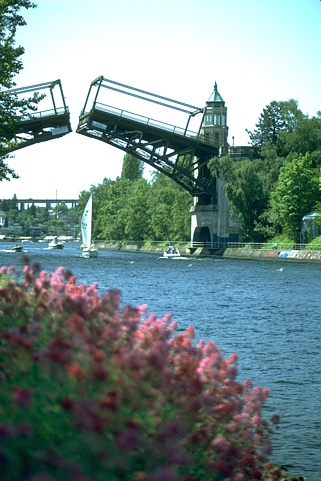
#> input picture 22093.jpg, 321 x 481 px
$ python regionsplitrecursive.py
#> lines starting #> are read from the running program, lines starting #| are printed output that depends on the picture; after the words box and inside, x2 and y2 are one past the last pixel; in counts of white or black regions, pixels touching at a corner belong together
from PIL import Image
import numpy as np
import statistics as stat
import math
import sys
from eval import region_based_eval

def regionSplitAndMerge(image, threshold):
    imageGrey = image.convert(mode='L')
    img = np.array(imageGrey).astype("int")
    blank = np.empty(img.shape)
    splitMergeSeg = splitAndMerge(img, blank, np.empty(img.shape), threshold)
    #splitSeg = split(img, np.empty(img.shape), threshold)
    return splitMergeSeg

def splitAndMerge(img, blank, edges, threshold):
    tL = img[:img.shape[0]//2, :img.shape[1]//2]
    tR = img[:img.shape[0]//2, img.shape[1]//2:]
    bL = img[img.shape[0]//2:, :img.shape[1]//2]
    bR = img[img.shape[0]//2:, img.shape[1]//2:]
    if flatTest(tL, threshold) and flatTest(tR, threshold) and flatTest(bL, threshold) and flatTest(bR, threshold):
    #if flatTest(img, threshold):
        x,y = img.shape
        avgVal = np.mean(img)
        for i in range(x):
            for j in range(y):
                blank[i][j] = avgVal
                if i == 0 or j == 0:
                    edges[i][j] = 120
    else:
        bHeight = blank.shape[1]
        bWidth = blank.shape[0]
        splitAndMerge(tL, blank[:bWidth//2, :bHeight//2], edges[:bWidth//2, :bHeight//2], threshold)
        splitAndMerge(tR, blank[:bWidth//2, bHeight//2:], edges[:bWidth//2, bHeight//2:], threshold)
        splitAndMerge(bL, blank[bWidth//2:, :bHeight//2], edges[bWidth//2:, :bHeight//2], threshold)
        splitAndMerge(bR, blank[bWidth//2:, bHeight//2:], edges[bWidth//2:, bHeight//2:], threshold)
        if flatTest(np.concatenate([tL, tR], axis=1), threshold):
            blank[:bWidth//2, :bHeight//2] = np.full(tL.shape, np.mean(np.concatenate([tL, tR], axis=1)))
            blank[:bWidth//2, bHeight//2:] = np.full(tR.shape, np.mean(np.concatenate([tL, tR], axis=1)))
            eraseEdge(edges, ((bWidth//2, 0), (bWidth//2, bHeight//2)), axis=1)
        if flatTest(np.concatenate([bL, bR], axis=1), threshold):
            blank[bWidth//2:, :bHeight//2] = np.full(bL.shape, np.mean(np.concatenate([bL, bR], axis=1)))
            blank[bWidth//2:, bHeight//2:] = np.full(bR.shape, np.mean(np.concatenate([bL, bR], axis=1)))
            eraseEdge(edges, ((bWidth//2, bHeight//2), (bWidth//2, bHeight)), axis=1)
        if flatTest(np.concatenate([tR, bR], axis=0), threshold):
            blank[:bWidth//2, bHeight//2:] = np.full(tR.shape, np.mean(np.concatenate([tR, bR], axis=0)))
            blank[bWidth//2:, bHeight//2:] = np.full(bR.shape, np.mean(np.concatenate([tR, bR], axis=0)))
            eraseEdge(edges, ((bWidth//2, bHeight//2), (bWidth, bHeight//2)), axis=0)
        if flatTest(np.concatenate([tL, bL], axis=0), threshold):
            blank[:bWidth//2, :bHeight//2] = np.full(tL.shape, np.mean(np.concatenate([tL, bL], axis=0)))
            blank[bWidth//2:, :bHeight//2] = np.full(bL.shape, np.mean(np.concatenate([tL, bL], axis=0)))
            eraseEdge(edges, ((0, bHeight//2), (bWidth//2, bHeight//2)), axis=0)
    return (blank, edges)


def flatTest(array, threshold):
    x, y = array.shape
    mean = []
    threshold = threshold #/ ((x * y) / 2)
    for j in range(x):
        for k in range(y):
            mean.append(array[j,k])
    if len(mean) <= 4 or stat.variance(mean, None) <= threshold:
        return True
    else:
        return False

def eraseEdge(edges, bounds, axis=0):
    x,y = edges.shape
    i, j = bounds[0]
    if axis == 1:
        while (i, j) != bounds[1]:
            print(edges[i][j])
            edges[i][j] = 0
            if i+1 < x:
                edges[i+1][j] = 0
            j += 1
    if axis == 0:
        while (i, j) != bounds[1]:
            print(edges[i][j])
            edges[i][j] = 0
            if j+1 < y:
                edges[i][j+1] = 0
            i += 1
    return edges

if __name__ == '__main__':
    img = Image.open("22093.jpg")
#> img is the input picture: PIL image 321x481 RGB; mean R, G, B 118, 139.8, 137.5
    array = regionSplitAndMerge(img, 6000)
#> after the loop in flatTest, `for j in range(x):`: mean = 38400 items
#> call 2 of splitAndMerge, with threshold = 6000
#> in splitAndMerge (call 2), `tL = img[:img.shape[0]//2, :img.shape[1]//2]`:
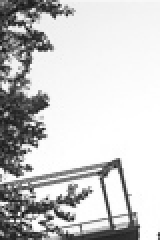
#> tL: shape (120, 80) int64 (shown 2 times larger); min 16, max 255, mean 200.4
#> in splitAndMerge (call 2), `bR = img[img.shape[0]//2:, img.shape[1]//2:]`:
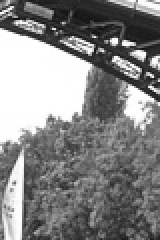
#> bR: shape (120, 80) int64 (shown 2 times larger); min 17, max 255, mean 133.7
#> in splitAndMerge (call 3), `tR = img[:img.shape[0]//2, img.shape[1]//2:]`: tR: shape (60, 40) int64; 19 distinct labels, from 237 to 255
#> after the loop in splitAndMerge (call 4), `for i in range(x):`: blank: shape (60, 40) float64; every value is 171.7
#> after the loop in splitAndMerge (call 4), `for i in range(x):`: edges: shape (60, 40) float64; values 0 (black) and 120 (white), 4.1% white in thin lines or dots
#> in splitAndMerge (call 5), `bL = img[img.shape[0]//2:, :img.shape[1]//2]`: bL: shape (30, 20) int64; 9 distinct labels, from 246 to 254
#> in splitAndMerge (call 5), `bR = img[img.shape[0]//2:, img.shape[1]//2:]`:
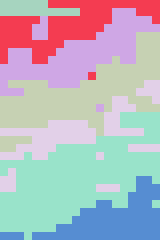
#> bR: shape (30, 20) int64 (shown 8 times larger); 7 distinct labels, from 249 to 255; one colour per label, 0 black
#> in splitAndMerge (call 5), `avgVal = np.mean(img)`: avgVal = 248.2
#> after the loop in splitAndMerge (call 5), `for i in range(x):`: blank: shape (60, 40) float64; every value is 248.2
#> in splitAndMerge (call 6), `bR = img[img.shape[0]//2:, img.shape[1]//2:]`:
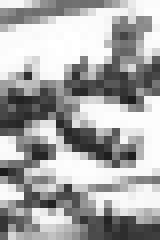
#> bR: shape (30, 20) int64 (shown 8 times larger); min 28, max 255, mean 167.9
#> in splitAndMerge (call 7), `avgVal = np.mean(img)`: avgVal = 124.5
#> after the loop in splitAndMerge (call 7), `for i in range(x):`: blank: shape (30, 20) float64; every value is 124.5
#> after the loop in splitAndMerge (call 7), `for i in range(x):`:
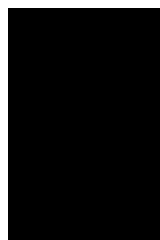
#> edges: shape (30, 20) float64 (shown 8 times larger); values 0 (black) and 120 (white), 8.2% white in thin lines or dots
#> after the loop in splitAndMerge (call 8), `for i in range(x):`: blank: shape (30, 20) float64; every value is 234.2
#> the loop in eraseEdge, `while (i, j) != bounds[1]:` made 5 passes
#| 120.0
#| 120.0
#| 120.0
#| 120.0
#| 120.0
#> after the loop in eraseEdge, `while (i, j) != bounds[1]:`: j = 5
#> the loop in eraseEdge (call 2), `while (i, j) != bounds[1]:` made 5 passes
#| 120.0
#| 120.0
#| 120.0
#| 120.0
#| 120.0
#> after the loop in eraseEdge (call 8), `while (i, j) != bounds[1]:`: edges: shape (30, 20) float64; values 0 (black) and 120 (white), 15.5% white in thin lines or dots
#> in splitAndMerge (call 9), `blank[bWidth//2:, bHeight//2:] = np.full(bR.shape, np.mean(np.concaten..`: blank: shape (30, 20) float64; values 107 (black) and 126.7 (white), 50% white; 1 white region, box (x1, y1, x2, y2) and area: (0, 0, 20, 15) 300
#> after the loop in eraseEdge (call 9), `while (i, j) != bounds[1]:`: edges: shape (30, 20) float64; values 0 (black) and 120 (white), 13.8% white in thin lines or dots
#> after the loop in eraseEdge (call 10), `while (i, j) != bounds[1]:`: edges: shape (30, 20) float64; values 0 (black) and 120 (white), 11.5% white in thin lines or dots
#> in splitAndMerge (call 9), `blank[bWidth//2:, :bHeight//2] = np.full(bL.shape, np.mean(np.concaten..`: blank: shape (30, 20) float64; values 96.91 (black) and 136.8 (white), 50% white; 1 white region, box (x1, y1, x2, y2) and area: (10, 0, 20, 30) 300
#> the loop in eraseEdge (call 11), `while (i, j) != bounds[1]:` made 15 passes
#| 120.0
#| 120.0
#| 120.0
#| 120.0
#| 120.0
#| 120.0
#| 120.0
#| 0.0
#> (further printed lines are left out)
#> after the loop in eraseEdge (call 11), `while (i, j) != bounds[1]:`:
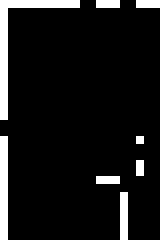
#> edges: shape (30, 20) float64 (shown 8 times larger); values 0 (black) and 120 (white), 9.2% white in thin lines or dots
#> after the loop in eraseEdge (call 11), `while (i, j) != bounds[1]:`: i = 15
#> in splitAndMerge (call 26), `eraseEdge(edges, ((bWidth//2, 0), (bWidth//2, bHeight//2)), axis=1)`:
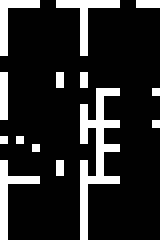
#> edges: shape (30, 20) float64 (shown 8 times larger); values 0 (black) and 120 (white), 16% white in thin lines or dots
    splitAndMerge = array[0]
    edges = array[1]
    newImage = Image.fromarray(splitAndMerge)
    edgeImage = Image.fromarray(edges)
    newImage.show()
    edgeImage.show()

$ run again, with splitAndMerge_segmentations/20008.jpg copied over 22093.jpg
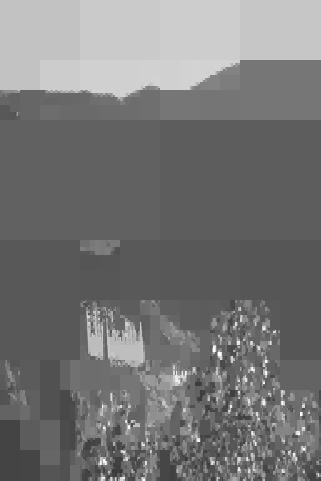
#> input picture splitAndMerge_segmentations/20008.jpg, 321 x 481 px
#> img is the input picture: PIL image 321x481 L; min 47, max 255, mean 118.2
#> img: shape (481, 321) int64
#> tL: shape (240, 160) int64; 140 distinct labels, from 79 to 226
#> tR: shape (240, 161) int64; 106 distinct labels, from 93 to 224
#> in splitAndMerge, `bR = img[img.shape[0]//2:, img.shape[1]//2:]`:
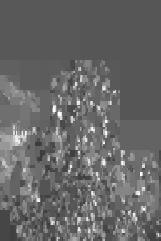
#> bR: shape (241, 161) int64; min 50, max 255, mean 103.6
#> after the loop in flatTest, `for j in range(x):`: mean = 38400 items
#> avgVal = 118.2
#> after the loop in splitAndMerge, `for i in range(x):`:
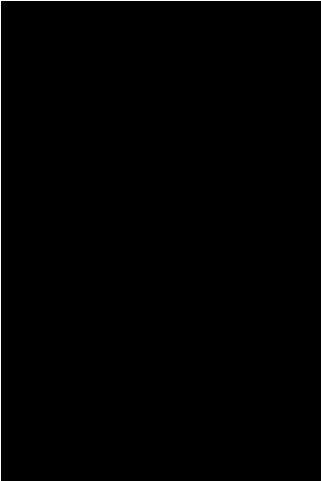
#> edges: shape (481, 321) float64; values 0 (black) and 120 (white), 0.52% white in thin lines or dots
#> newImage: PIL image 321x481 F; every value is 118.2

$ run again, with stevieP.jpg copied over 22093.jpg
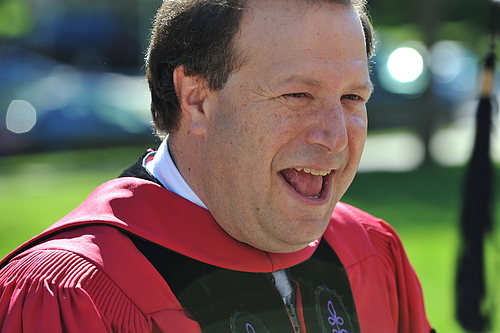
#> input picture stevieP.jpg, 500 x 333 px
#> img is the input picture: PIL image 500x333 RGB; mean R, G, B 110.5, 93.1, 84.4
#> img: shape (333, 500) int64
#> in splitAndMerge, `bR = img[img.shape[0]//2:, img.shape[1]//2:]`:
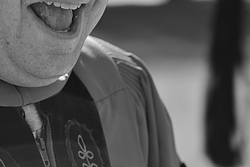
#> bR: shape (167, 250) int64; min 6, max 253, mean 85.6
#> after the loop in flatTest, `for j in range(x):`: mean = 41500 items
#> avgVal = 97.33
#> after the loop in splitAndMerge, `for i in range(x):`:
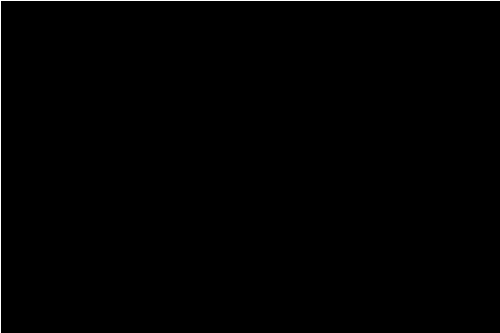
#> edges: shape (333, 500) float64; values 0 (black) and 120 (white), 0.5% white in thin lines or dots
#> newImage: PIL image 500x333 F; every value is 97.33
